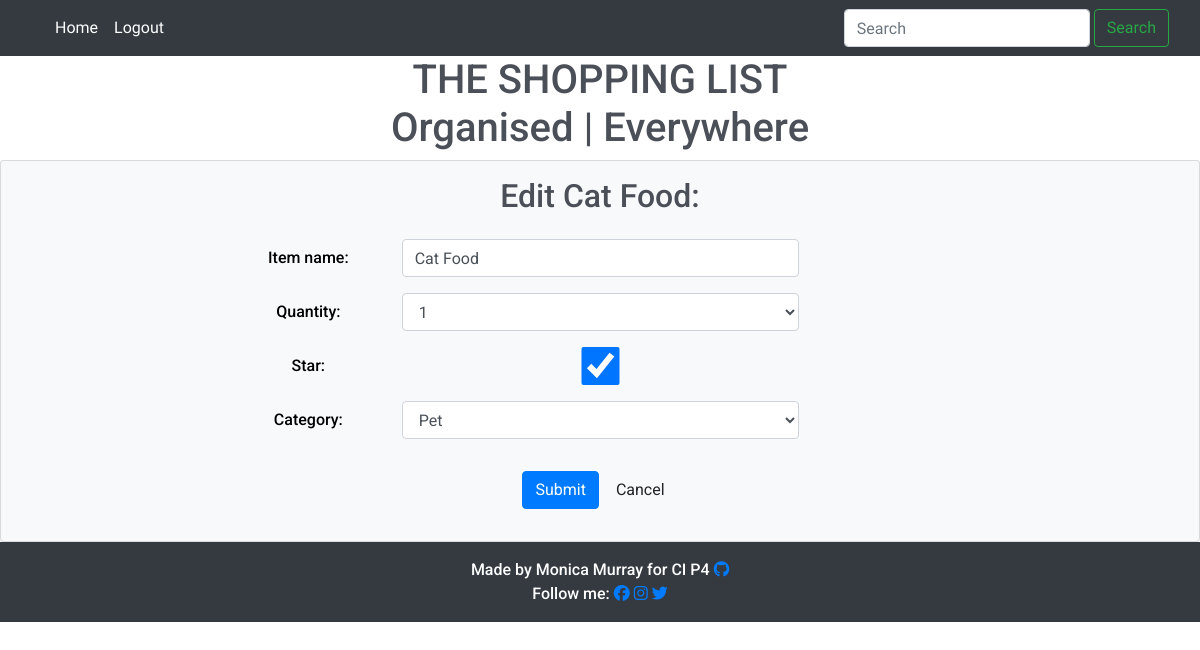
Screenshot of /edit/78/ (signed in) with the database file from the repository.
### list/models.py (models this page shows)
class Entry(models.Model):
    item_name = models.CharField(
        max_length=60, null=False, blank=False, unique=True)
    quantity = models.IntegerField(
        choices=QUANTITY_CHOICES, default='1')
    star = models.BooleanField(default=False)
    user = models.ForeignKey(User, on_delete=models.CASCADE)
    category = models.CharField(
        max_length=20, choices=CATEGORY_CHOICES, default='Fresh')
    added_on = models.DateTimeField(auto_now_add=True)
    check_item_as_done = models.BooleanField(default=False)
    class Meta:
        ordering = ['-added_on', '-star',]
    def __str__(self):
        return self.item_name

### list/views.py (the view, shortened to what this page needs)
# urls.py: path('edit/<int:pk>/', views.EditView.as_view(), name='edit'),
class EditView(UserPassesTestMixin, UpdateView):
    model = Entry
    template_name = 'edit_entry.html'
    form_class = AddForm
    pk_url_kwarg = 'pk'
    success_url = reverse_lazy('home')
    def test_func(self):
        return self.request.user == self.get_object().user

### list/forms.py
class AddForm(forms.ModelForm):
    class Meta:
        model = Entry
        fields = ('item_name', 'quantity', 'star', 'category',)

### templates/edit_entry.html (shortened to what this page needs)
{% extends 'base.html' %}
{% load widget_tweaks %}
{% block content %}
<div class="row justify-content-center">
    <h2 class="text-capitalize mt-3">Edit {{entry}}:</h2>
</div>
<div class="container pt-3">
    <form method="post">
        {% for field in form.visible_fields %}
            <div class="form-group row offset-md-2">
            <label for="{{field.id_for_label}}" class="col-sm-2 col-form-label">{{ field.label }}:</label>
            <div class="col-sm-8">
            {{ field|add_class:'form-control col-sm-8 text-capitalize'}}
            </div>
            </div>
        {% endfor %}
        <div class="form-group pt-3">
        <button type="submit" class="btn btn-primary mb-3">Submit</button>
        <a href="{% url 'home' %}" class="btn btn-default mb-3">Cancel</a>
        </div>
    </form>
</div>
{% endblock %}

### static/css/style.css (style rules this page uses)
body { background-color: #fff; font-family: 'Nanum Myeongjo', 'Roboto', sans-serif; color: #fff; text-align: center; font-weight: 300; }
h1, h2, h3, h4, h5, h6, p { font-family: 'Roboto', sans-serif; color: #4b4f58; font-weight: 500; }
.form-group { font-family: 'Roboto', sans-serif; color: black; font-weight: 500; }

### rows the page displays
Entry: item_name "Cat Food", visible_fields "cat food" "1" "☑" "Pet"

### other values shown
{{ field.label }} "Item name" "Quantity" "Star" "Category"
